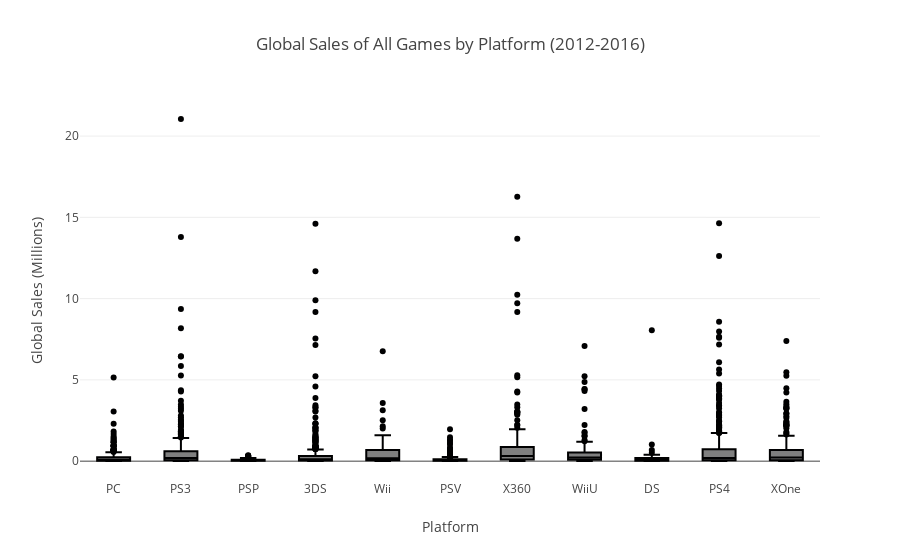

The cell this chart's notebook holds for it:
### Code cell
fig = px.box(df_2012_2016, x='platform', y='total_sales',
             title='Global Sales of All Games by Platform (2012-2016)',
             labels={'total_sales': 'Global Sales (Millions)', 'platform': 'Platform'})



fig.show()

### Figure 1 — Plotly figure (JSON) as saved in the notebook; plotly's stock layout.template omitted (floating-point values rounded to 4 significant figures; data arrays with more than 128 entries replaced by an {"elided": "..."} marker saying what was removed)
{"data": [{"alignmentgroup": "True", "hovertemplate": "Platform=%{x}<br>Global Sales (Millions)=%{y}<extra></extra>", "legendgroup": "", "marker": {"color": "#000001"}, "name": "", "notched": false, "offsetgroup": "", "orientation": "v", "showlegend": false, "type": "box", "x": {"elided": "2885 str values"}, "x0": " ", "xaxis": "x", "y": {"elided": "2885 float values"}, "y0": " ", "yaxis": "y"}], "layout": {"boxmode": "group", "legend": {"tracegroupgap": 0}, "title": {"text": "Global Sales of All Games by Platform (2012-2016)"}, "xaxis": {"anchor": "y", "domain": [0, 1], "title": {"text": "Platform"}}, "yaxis": {"anchor": "x", "domain": [0, 1], "title": {"text": "Global Sales (Millions)"}}}}
